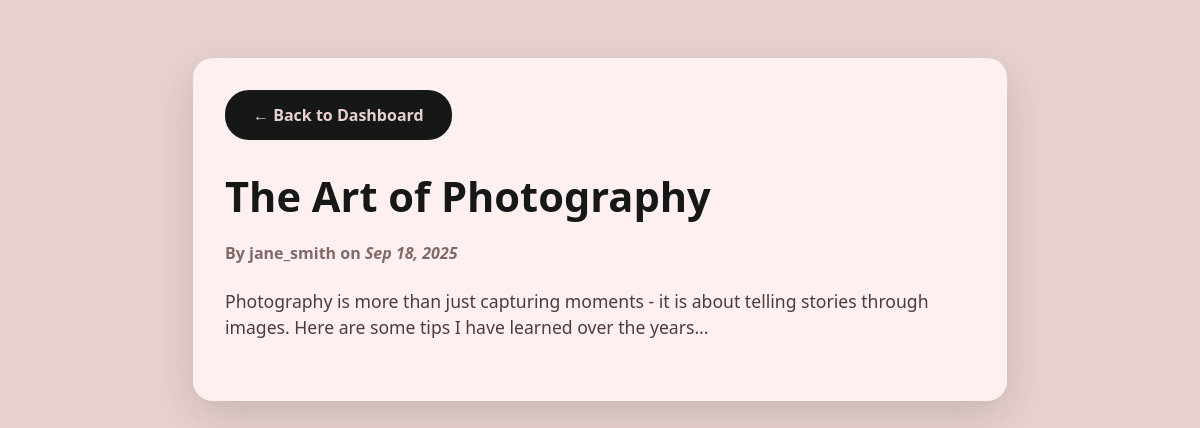
/admin_view_post.php?id=2, run on the app's committed database.
### tables this page shows
CREATE TABLE IF NOT EXISTS posts (
    id INT AUTO_INCREMENT PRIMARY KEY,
    user_id INT NOT NULL,
    title VARCHAR(255) NOT NULL,
    content TEXT NOT NULL,
    image VARCHAR(255) NULL,
    likes_count INT DEFAULT 0,
    comments_count INT DEFAULT 0,
    created_at TIMESTAMP DEFAULT CURRENT_TIMESTAMP,
    updated_at TIMESTAMP DEFAULT CURRENT_TIMESTAMP ON UPDATE CURRENT_TIMESTAMP,
    FOREIGN KEY (user_id) REFERENCES users(id) ON DELETE CASCADE
);

CREATE TABLE IF NOT EXISTS users (
    id INT AUTO_INCREMENT PRIMARY KEY,
    username VARCHAR(50) UNIQUE NOT NULL,
    email VARCHAR(100) UNIQUE NOT NULL,
    password VARCHAR(255) NOT NULL,
    full_name VARCHAR(100) NOT NULL,
    profile_image VARCHAR(255) DEFAULT 'default-avatar.png',
    bio TEXT,
    is_admin TINYINT(1) DEFAULT 0,
    created_at TIMESTAMP DEFAULT CURRENT_TIMESTAMP,
    updated_at TIMESTAMP DEFAULT CURRENT_TIMESTAMP ON UPDATE CURRENT_TIMESTAMP
);

### admin_view_post.php (the view, shortened to what this page needs)
<?php
require_once 'config.php';
$post_id = (int)$_GET['id'];
$stmt = $pdo->prepare("SELECT p.title, p.content, p.image, p.created_at, u.username
                       FROM posts p
                       JOIN users u ON p.user_id = u.id
                       WHERE p.id = ?");
$stmt->execute([$post_id]);
$post = $stmt->fetch(PDO::FETCH_ASSOC);
?>
<!DOCTYPE html>
<html lang="en">
<head>
</head>
<body>
  <div class="container">
    <a href="admin_dashboard.php" class="btn-back">← Back to Dashboard</a>
    <h1><?= htmlspecialchars($post['title']) ?></h1>
    <div class="post-meta">
      By <strong><?= htmlspecialchars($post['username']) ?></strong> on <em><?= date('M j, Y', strtotime($post['created_at'])) ?></em>
    </div>
    <div class="post-content"><?= nl2br(htmlspecialchars($post['content'])) ?></div>
  </div>
</body>
</html>

### admin_view_post.php (style rules this page uses)
body { font-family: 'Segoe UI', Tahoma, Geneva, Verdana, sans-serif; background: #e8d1d1ff; color: #161717ff; padding: 20px; min-height: 100vh; }
.container { max-width: 750px; background: #fff0f0; margin: 30px auto; padding: 32px; border-radius: 20px; box-shadow: 0 14px 44px rgba(22,23,23,0.15); }
h1 { font-weight: 900; font-size: 2.6rem; margin-bottom: 18px; color: #161717ff; user-select: none; }
.post-meta { font-weight: 600; color: #826969; margin-bottom: 24px; }
.post-content { font-size: 1.1rem; line-height: 1.5; white-space: pre-wrap; margin-bottom: 28px; color: #4c3c3c; }
.btn-back { display: inline-block; padding: 14px 28px; background: #161717ff; color: #e8d1d1ff; font-weight: 700; border-radius: 24px; text-decoration: none; transition: background-color 0.3s; user-select: none; }

### data on the page
posts: title "The Art of Photography", user.username "jane_smith", created_at "Sep 18, 2025", content "Photography is more than just capturing moments - it is about telling stories through images. Here are some tips I have learned over the years..."
